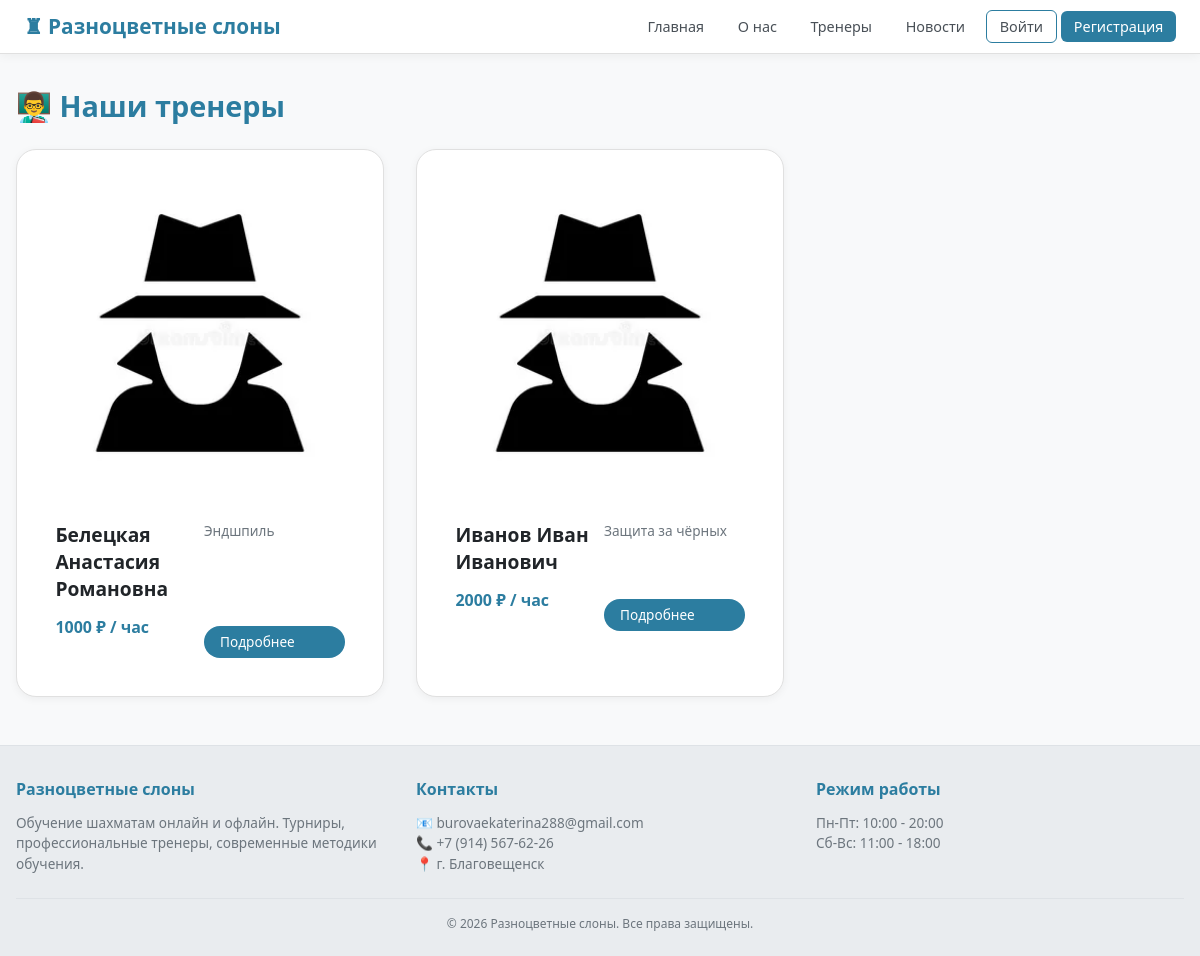
Screenshot of /trainers/ with the database file from the repository.
### main/models.py (models this page shows, shortened)
class Trainer(models.Model):
    user = models.OneToOneField(User, on_delete=models.CASCADE, related_name='trainer_profile')
    title = models.CharField(max_length=100, verbose_name='Звание', blank=True, null=True)
    experience = models.IntegerField(verbose_name='Лет опыта', default=0)
    specialization = models.CharField(max_length=200, verbose_name='Специализация', blank=True)
    rating = models.FloatField(default=5.0, verbose_name='Рейтинг тренера')
    students_count = models.IntegerField(default=0, verbose_name='Количество учеников')
    is_available = models.BooleanField(default=True, verbose_name='Доступен для занятий')
    about = models.TextField(blank=True, verbose_name='О себе')
    photo = models.ImageField(upload_to='trainers/', blank=True, null=True)
    achievements = models.TextField(blank=True, verbose_name='Достижения')
    price_per_hour = models.IntegerField(default=1000, verbose_name='Цена за час (руб)')

class User(AbstractUser):
    ROLE_CHOICES = [
        ('user', 'Пользователь'),
        ('admin', 'Администратор'),
        ('trainer', 'Тренер'),
    ]
    role = models.CharField(max_length=10, choices=ROLE_CHOICES, default='user')
    full_name = models.CharField(max_length=150, blank=True, null=True)
    phone = models.CharField(max_length=20, blank=True, null=True)
    city = models.CharField(max_length=100, blank=True, null=True)
    bio = models.TextField(blank=True, null=True)
    is_banned = models.BooleanField(default=False)
    rating = models.IntegerField(default=1000, verbose_name='Рейтинг Elo')
    avatar = models.ImageField(upload_to='avatars/', blank=True, null=True)
    date_joined = models.DateTimeField(auto_now_add=True)

### main/views.py (the view)
# urls.py: path('trainers/', views.trainers_list, name='trainers_list'),
def trainers_list(request):
    trainers = Trainer.objects.all()
    return render(request, 'main/trainers/list.html', {'trainers': trainers})

### main/templates/main/trainers/list.html (shortened to what this page needs)
{% extends 'main/base.html' %}
{% block content %}
<h1 class="page-title">👨‍🏫 Наши тренеры</h1>
{% if trainers %}
<div class="trainers-grid">
    {% for trainer in trainers %}
    <div class="trainer-card">
        {% if trainer.photo %}
        <img src="{{ trainer.photo.url }}" alt="{{ trainer.user.full_name }}">
        {% else %}
        <div class="trainer-photo-placeholder">👨‍🏫</div>
        {% endif %}
        <div class="trainer-info">
            <div class="trainer-name">{{ trainer.user.full_name|default:trainer.user.username }}</div>
            <div class="trainer-spec">{{ trainer.specialization|default:"Без специализации" }}</div>
            <div class="trainer-price">{{ trainer.price_per_hour }} ₽ / час</div>
            <a href="{% url 'trainer_detail' trainer.id %}" class="btn-primary" style="margin-top:0.6rem;">Подробнее</a>
        </div>
    </div>
    {% endfor %}
</div>
{% else %}
<p class="empty-message">Нет тренеров. Нажмите "👨‍🏫 Тренер" в панели администратора, чтобы добавить.</p>
{% endif %}
{% endblock %}

### main/templates/main/base.html (style rules this page uses)
* { margin: 0; padding: 0; box-sizing: border-box; font-family: 'Segoe UI', system-ui, sans-serif; }
body { background: #f8f9fa; color: #212529; min-height: 100vh; display: flex; flex-direction: column; overflow-x: hidden; max-width: 100%; padding-top: 70px; }
html { overflow-x: hidden; max-width: 100%; }
.btn-primary { background: #2c7da0; color: white; }
.tournaments-grid, .trainers-grid, .lessons-grid, .meetings-grid, .gallery-grid { display: grid; grid-template-columns: repeat(auto-fill, minmax(320px, 1fr)); gap: 1.5rem; }
.tournament-card, .trainer-card, .lesson-card, .meeting-card { background: white; border-radius: 16px; padding: 1.2rem; border: 1px solid #e0e0e0; box-shadow: 0 2px 8px rgba(0,0,0,0.05); transition: all 0.3s ease; }
.tournament-name, .trainer-name, .lesson-name, .meeting-name { font-size: 1.15rem; font-weight: bold; color: #2c7da0; margin-bottom: 0.5rem; }
.tournament-info, .trainer-info, .lesson-info, .meeting-info { display: grid; grid-template-columns: 1fr 1fr; gap: 0.5rem; color: #495057; font-size: 0.85rem; }

### main/templates/main/trainers/list.html (style rules this page uses)
.trainers-grid { display: grid; grid-template-columns: repeat(auto-fill, minmax(300px, 1fr)); gap: 2rem; }
.trainer-card { background: white; border-radius: 20px; overflow: hidden; border: 1px solid #e0e0e0; position: relative; box-shadow: 0 2px 8px rgba(0,0,0,0.05); transition: all 0.3s ease; }
.trainer-card img { width: 100%; height: auto; object-fit: contain; background: #f8f9fa; }
.trainer-info { padding: 1.2rem; }
.trainer-name { font-size: 1.2rem; font-weight: bold; color: #212529; margin-bottom: 0.4rem; }
.trainer-spec { color: #6c757d; margin-bottom: 0.4rem; font-size: 0.85rem; }
.trainer-price { color: #2c7da0; font-weight: bold; font-size: 1rem; }
.page-title { color: #2c7da0; margin-bottom: 1.5rem; font-size: 1.8rem; font-weight: 600; }
.btn-primary { background: #2c7da0; color: white; padding: 0.4rem 1rem; border-radius: 30px; text-decoration: none; font-size: 0.85rem; display: inline-block; transition: all 0.2s; }

### rows the page displays
Trainer: photo (picture), user.full_name "Белецкая Анастасия Романовна", specialization "Эндшпиль", price_per_hour "1000"
Trainer: photo (picture), user.full_name "Иванов Иван Иванович", specialization "Защита за чёрных", price_per_hour "2000"
